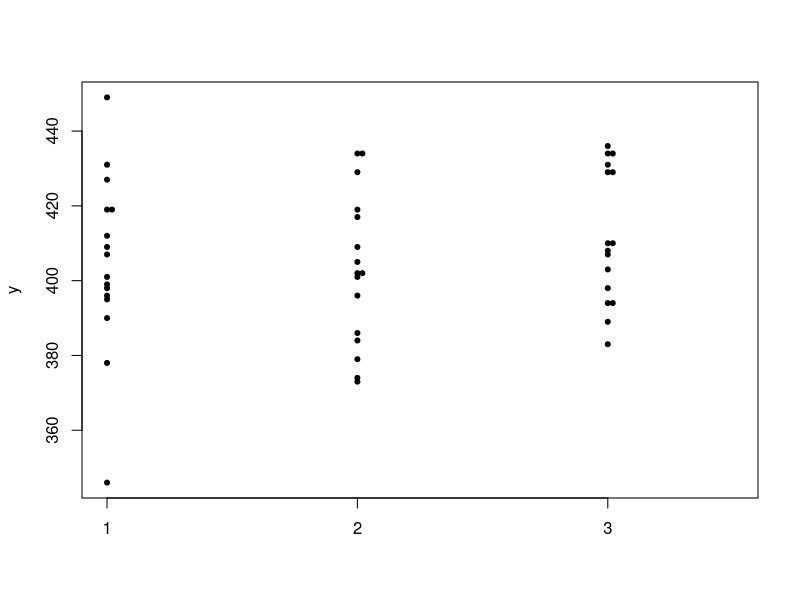

Recreate this plot in R.
## ---- chunk 1
y = c(401, 395, 449, 412, 399, 390, 427, 407, 398, 346, 378, 419, 409, 419, 396, 431, 402, 373, 396, 379, 402, 409, 386, 384, 417, 434, 401, 429, 419, 405, 374, 434, 407, 429, 436, 403, 394, 434, 410, 389, 429, 431, 434, 410, 398, 394, 408, 383)
x = factor(c(1, 1, 1, 1, 1, 1, 1, 1, 1, 1, 1, 1, 1, 1, 1, 1, 2, 2, 2, 2, 2, 2, 2, 2, 2, 2, 2, 2, 2, 2, 2, 2, 3, 3, 3, 3, 3, 3, 3, 3, 3, 3, 3, 3, 3, 3, 3, 3))

stripchart(y ~ x, method = "stack", pch = 20, vertical = TRUE)
tapply(y, x, mean)
tapply(y, x, sd)
### Ajuste do Modelo:
mod = aov(y ~ x)
summary(mod)
## ---- chunk 2
##### Exercício 1
### Teste exato e IC de Clopper-Pearson
binom.test(x=145, n=1947, p=0.086, alternative = c("two.sided"), conf.level = 0.95)
### Teste aproximado e IC de Wilson sem correção de continuidade
prop.test(x=145, n=1947, p=0.086, alternative = c("two.sided"), conf.level = 0.95, correct = FALSE)
## ---- chunk 3
##### Exercício 3
### Teste aproximado sem correção de continuidade e IC de Wald
prop.test(x=c(39,37), n=c(330,330), alternative = c("greater"), conf.level = 0.917, correct = FALSE)
## ---- chunk 4
##### Exercício 4
### Teste aproximado sem correção de continuidade e IC de Wald
prop.test(x=c(33,110), n=c(200745,201229), alternative = c("greater"), conf.level = 0.999, correct = FALSE)
